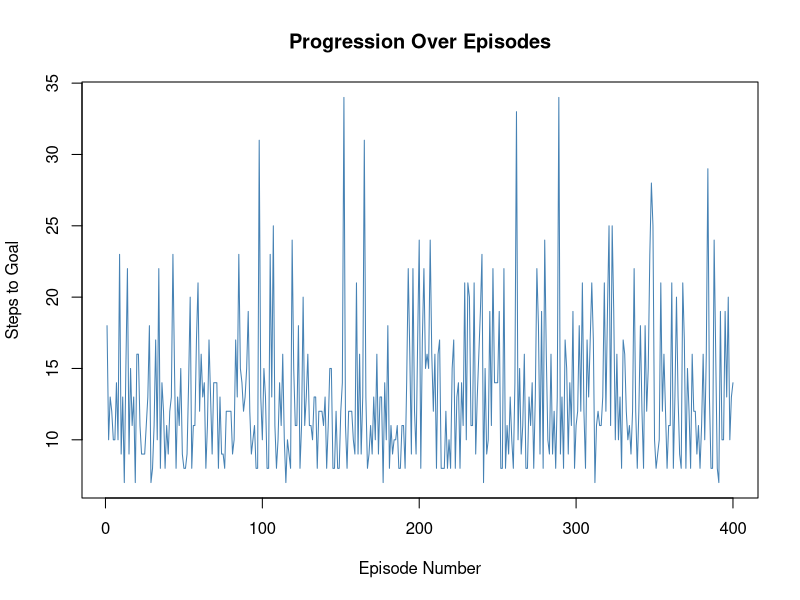
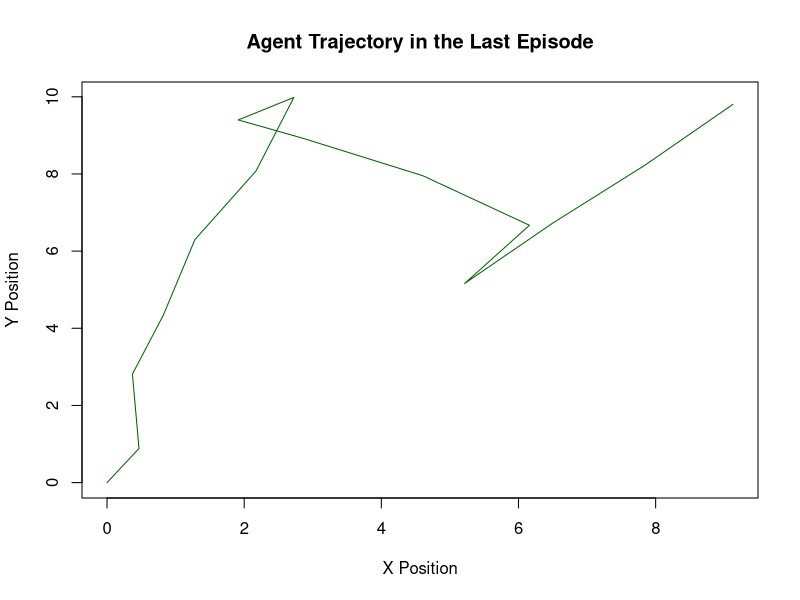
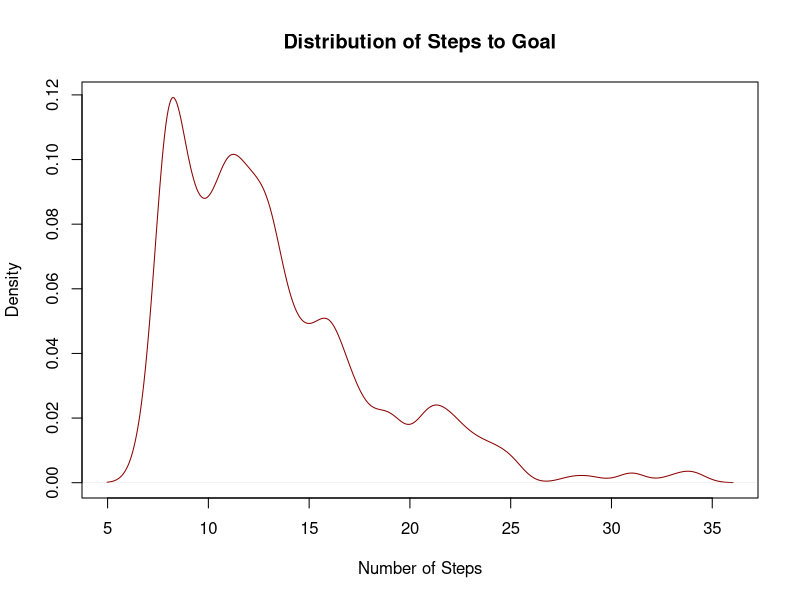
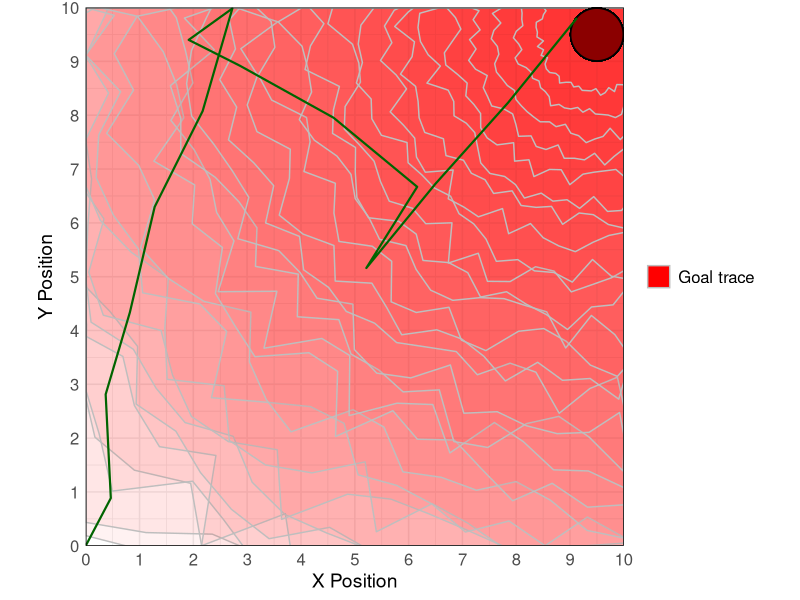

Reproduce these figures in R, in order. (Note: this script raises an error after producing the figures.)
#-----------------------------------------------------------------------------
# GOAL PURSUIT VIA TRACES
#-----------------------------------------------------------------------------

#Setup and Package Loading ----
if (!require('ggplot2')) install.packages('ggplot2'); library('ggplot2')
if (!require('dplyr')) install.packages('dplyr'); library('dplyr')
if (!require('tibble')) install.packages('tibble'); library('tibble')
if (!require('ggforce')) install.packages('ggforce'); library('ggforce')

#Set language to English for consistent output
Sys.setenv(LANG = "en")

#Helper Functions ----

#Bound Gain Values Between 0 and 1
#
#Used to control angle drift in movement.
gain_function <- function(x) {
  rate <- -log10(0.2)  
  1 - exp(-rate * x)
}

#Check Path-Goal Intersection
#
#Determines if a path segment intersects with the circular goal area
#...using geometric calculations to determine the end of a goal-pursuit episode
#prev_x and prev_y are previous position coordinates
#current_x and current_y are current position coordinates
#goal_x and goal_y are goal position coordinates
#goal_radius represents the radius of the goal area
#Returns logical value indicating whether path intersects goal
path_cross_goal <- function(prev_x, prev_y, current_x, current_y, goal_x, goal_y, goal_radius) {
  dx <- current_x - prev_x
  dy <- current_y - prev_y
  fx <- prev_x - goal_x
  fy <- prev_y - goal_y
  
  a <- dx * dx + dy * dy
  if (a == 0) return(FALSE)
  
  b <- 2 * (fx * dx + fy * dy)
  c <- fx * fx + fy * fy - goal_radius * goal_radius
  
  discriminant <- b * b - 4 * a * c
  if (discriminant < 0) {
    return(FALSE)
  } else {
    discriminant <- sqrt(discriminant)
    t1 <- (-b - discriminant) / (2 * a)
    t2 <- (-b + discriminant) / (2 * a)
    if ((t1 >= 0 && t1 <= 1) || (t2 >= 0 && t2 <= 1)) {
      return(TRUE)
    }
  }
  return(FALSE)
}

#Create Blob-like Shapes
#
#Generates irregular circular shapes by adding random variation to radius.
#Used to create environmental cues.
#x and y are center coordinates of the blob
#size represents the base size of the blob
#points represents the number of points to use in blob construction
#Returns a data frame with blob irregular polygon coordinates
create_blob <- function(x, y, size, points = 80) {
  angle <- seq(0, 2 * pi, length.out = points)
  radius <- size * (1 + 0.15 * runif(points))
  data.frame(
    x = x + radius * cos(angle),
    y = y + radius * sin(angle),
    center_x = x,
    center_y = y
  )
}

#Point in Polygon Test
# 
#Implements ray-casting algorithm to determine if a point lies within a 
#...polygon to determine if the agent is sensing a cue
#x and y are the agent's coordinates
#polygon is the data frame containing polygon parameters
#Returns a logical value indicating whether point is inside a certain polygon
point_in_polygon <- function(x, y, polygon) {
  n <- nrow(polygon)
  inside <- FALSE
  j <- n
  for (i in 1:n) {
    xi <- polygon$x[i]
    yi <- polygon$y[i]
    xj <- polygon$x[j]
    yj <- polygon$y[j]
    intersect <- ((yi > y) != (yj > y)) && (x < (xj - xi) * (y - yi) / (yj - yi) + xi)
    if (intersect) inside <- !inside
    j <- i
  }
  return(inside)
}

#Initial Parameters and Environment Setup ----

initial_step_length <- 1 #Determines the default length of agent's displacements
goal_x <- 9.5            #Goal center location X
goal_y <- 9.5            #Goal center location Y
goal_radius <- sqrt(0.75 / pi)  #Goal area radius
boundary_min <- 0        #Environment boundaries
boundary_max <- 10
tail_length <- 2         #Visual trail length

#Blob (environmental cue) setup
num_blobs <- 30
blob_sizes <- seq(from = 1, to = 12, length.out = 30)

#Position blobs
blob_x <- rep(goal_x, num_blobs) #Cues around the goal
blob_y <- rep(goal_y, num_blobs)

#Main Simulation Loop ----
steps_count_per_iteration <- vector()  #Store steps per episode
loops <- 400                           #Number of episodes

#Progress bar setup
pb <- txtProgressBar(min = 0,
                     max = loops,
                     style = 3,
                     width = 100,
                     char = "=")

set.seed(1401)  #Set random seed for reproducibility

#Iterate through specified number of episodes
for (i in 1:loops) {
  setTxtProgressBar(pb, i)  #Update progress bar
  
  #Create different set of random environmental cues (blobs) each episode
  blobs <- lapply(1:num_blobs, function(i) {
    create_blob(blob_x[i], blob_y[i], blob_sizes[i])
  })
  
  #Initialize episode starting conditions
  current_x <- boundary_min
  current_y <- boundary_min
  prev_cue <- 0              #Previous cue intensity
  prev_nf <- 0               #Previous negative feature count
  angle <- 0                 #Initial movement angle
  
  #Initialize data storage for current episode
  steps <- tibble(
    step = integer(),          #Step number
    x = numeric(),             #X position
    y = numeric(),             #Y position
    length = numeric(),        #Intended step length
    abs_angle = numeric(),     #Absolute angle (intended)
    rel_angle = numeric(),     #Relative angle change (intended)
    collision = logical(),     #Boundary collision flag
    true_length = numeric(),   #Actual step length after bouncing (if any)
    true_angle = numeric(),    #Actual movement angle after bouncing (if any)
    true_angle_r = numeric(),  #Relative true angle
    trace = numeric(),     #Proxy cue intensity (number of goal-related blobs)
    gain_trace = numeric(),
    aff = character(),         #Affective valence (approach/avoid)
    gain_trans = numeric()     #Adaptive gain transformed into proportion of angle constraint
  )
  
  #Initialize position tracking
  previous_x <- current_x
  previous_y <- current_y
  
  #Displacement Loop: Continue until goal is reached
  while (!path_cross_goal(previous_x, previous_y, current_x, current_y, goal_x, goal_y, goal_radius)) {
    #Update position tracking
    previous_x <- current_x
    previous_y <- current_y
    
    #Count proxy cues at current position
    inside_blobs <- sapply(1:num_blobs, function(i) {
      point_in_polygon(current_x, current_y, blobs[[i]])
    })
    inside_blob_count <- sum(inside_blobs)
    
    #Store cue encounters and calculate changes in environmental information
    gain <- (inside_blob_count - prev_cue)
    
    #Calculate combined gain and determine movement parameters
    gain_comp <- gain #* V #+ gain_nf * Vnf    #Combined gain from all features
    gain_f <- gain_function(abs(gain_comp))  #Transform gain for angle constraint
    
    #Determine affective state based on gain
    aff <- if (gain_comp < 0) pi else 0      #pi = avoid, 0 = approach
    
    #Update movement angle based on gain and affective state
    angle <- angle + runif(1, -pi*(1-gain_f)+aff, pi*(1-gain_f)+aff)
    
    #Calculate step length based on information gain
    length <- initial_step_length + log10(initial_step_length+(gain_f/0.1))
    
    #Calculate next position
    next_x <- current_x + length * cos(angle)
    next_y <- current_y + length * sin(angle)
    
    #Handle boundary collisions
    collision <- FALSE
    if (next_x < boundary_min) {
      next_x <- boundary_min + (boundary_min - next_x)
      collision <- TRUE
    } else if (next_x > boundary_max) {
      next_x <- boundary_max - (next_x - boundary_max)
      collision <- TRUE
    }
    
    if (next_y < boundary_min) {
      next_y <- boundary_min + (boundary_min - next_y)
      collision <- TRUE
    } else if (next_y > boundary_max) {
      next_y <- boundary_max - (next_y - boundary_max)
      collision <- TRUE
    }
    
    #Update current position
    current_x <- next_x
    current_y <- next_y
    
    #Calculate bounded angle for display (0 to 2π)
    bound_angle <- if (angle < 0) {
      2*pi + sign(angle)*acos(cos(angle))
    } else {
      acos(cos(angle))
    }
    
    #Calculate true displacement length
    true_length <- sqrt((current_x - previous_x)^2 + (current_y - previous_y)^2)
    
    #Calculate true movement angle
    if (current_x != previous_x) {
      delta_y <- current_y - previous_y
      delta_x <- current_x - previous_x
      angle <- atan2(delta_y, delta_x)
    } else {
      angle <- if (current_y > previous_y) pi/2 else 3*pi/2
    }
    
    true_angle_ <- if (angle < 0) {
      2*pi + sign(angle)*acos(cos(angle))
    } else {
      acos(cos(angle))
    }
    
    #Record current step data
    new_step <- tibble(
      step = nrow(steps) + 1,
      x = current_x,
      y = current_y,
      length = length,
      abs_angle = bound_angle * (180 / pi),
      rel_angle = ifelse(nrow(steps) > 0, 
                         bound_angle * (180 / pi) - steps$abs_angle[nrow(steps)], 
                         NA),
      collision = collision,
      true_length = true_length,
      true_angle = true_angle_ * (180 / pi),
      true_angle_r = ifelse(nrow(steps) > 0, 
                            (true_angle_ * (180 / pi)) - steps$true_angle[nrow(steps)], 
                            NA),
      trace = inside_blob_count,
      gain_trace = gain,
      aff = case_when(
        aff == 0 ~ "app",
        aff == pi ~ "av",
        TRUE ~ as.character(aff)
      ),
      #Adaptive gain transformed into proportion of angle constraint
      gain_trans = gain_f 
    )
    
    #Update step record
    steps <- bind_rows(steps, new_step)
    
    #Update tracking variables for next iteration
    prev_cue <- inside_blob_count
  }

  #Store episode performance metric
  steps_count_per_iteration[i] <- nrow(steps)
}

#Adjust the outcome data frame to enhance readability and facilitate inspection
steps$trace <- c(steps$trace[-1], 30)
steps$aff <- c(steps$aff[-1], NA)
steps$gain_trans <- c(steps$gain_trans[-1], NA)
steps$gain_trans <- format(steps$gain_trans, scientific = FALSE)

#Basic inspection of the output

#Visualize the temporal progression of steps per episode, which should be
#... fairly stationary
plot(steps_count_per_iteration, type = "l",
     main = "Progression Over Episodes",
     xlab = "Episode Number",
     ylab = "Steps to Goal",
     col = "steelblue")

#Calculate the typical performance metric using median
typical_performance <- median(steps_count_per_iteration)
print(paste("Typical steps per episode:", typical_performance))

#Find an episode that represents typical performance
#We look for the episode with steps count closest to but lower than
#...the median (507 steps) to illustrate a representative pattern
representative_episode <- which(steps_count_per_iteration == 
                                  min(steps_count_per_iteration[steps_count_per_iteration > typical_performance]))
print(paste("Representative episode number:", representative_episode))

#Plot the agent's path during the last episode
plot(c(0, steps$x), c(0, steps$y), type = "l",
     main = "Agent Trajectory in the Last Episode",
     xlab = "X Position",
     ylab = "Y Position",
     col = "darkgreen")

#Create a density plot of steps per episode
plot(density(steps_count_per_iteration, adjust = 0.5),
     main = "Distribution of Steps to Goal",
     xlab = "Number of Steps",
     ylab = "Density",
     col = "darkred")

#Store the vector containing the distribution of steps per episode
steps_trace <- steps_count_per_iteration

#-----------------------------------------------------------------------------
# VISUALIZATION
#-----------------------------------------------------------------------------

#To generate the trajectory plot shown in Figure 1:
#Set loops <- 396 to capture the representative episode
#Execute until the simulation loop (stopping before the analysis section)
#Run the command below to store the agent's path

rep_episode_trace <- steps

#Prepare data for plotting
blob_plot_data <- do.call(rbind, lapply(1:num_blobs, function(i) {
  blob <- blobs[[i]]
  blob$id <- num_blobs - i + 1  # Reverse the id numbering
  blob
}))

#Clip blobs to the visible region [0, 10]
blob_plot_data <- blob_plot_data %>%
  arrange(id) %>%  
  mutate(
    x = pmax(pmin(x, 10), 0),  #Constrain x within [0, 10]
    y = pmax(pmin(y, 10), 0)   #Constrain y within [0, 10]
  )

#Create first row with appropriate values for all columns
new_row <- tibble(
  step = 0,           
  x = 0,              #Starting x position
  y = 0,              #Starting y position
  length = NA,         
  abs_angle = NA,      
  rel_angle = NA,     
  collision = NA,  
  true_length = NA,   
  true_angle = NA,     
  true_angle_r = NA,  
  trace = NA,     
  gain_trace = NA,
  aff = NA,      
  gain_trans = NA      
)

#Combine the new row with existing data
rep_episode_trace <- bind_rows(new_row, rep_episode_trace)

#Plot blobs and agent position with goal trace
agent_path_trace <- ggplot(blob_plot_data, aes(x = x, y = y, group = id)) +
  geom_polygon(aes(fill = "Goal trace"), alpha = 0.05, color = "gray") +  
  geom_circle(aes(x0 = goal_x, y0 = goal_y, r = goal_radius), fill = "red4", alpha = 1) +
  #Add agent displacement path
  geom_path(data = rep_episode_trace, aes(x = x, y = y, group = 1), 
            color = "darkgreen", alpha = 1, size = 0.75) +
  scale_x_continuous(limits = c(0, 10), breaks = seq(0, 10, 1), expand = c(0, 0)) +
  scale_y_continuous(limits = c(0, 10), breaks = seq(0, 10, 1), expand = c(0, 0)) +
  theme_minimal() +
  theme(
    axis.text.x = element_text(size = 12),
    axis.text.y = element_text(size = 12),
    axis.title.x = element_text(size = 14),
    axis.title.y = element_text(size = 14),
    panel.border = element_rect(color = "black", fill = NA, size = 0.5),
    legend.text = element_text(size = 12),
    legend.title = element_blank()
  ) +
  labs(
    x = "X Position", 
    y = "Y Position"
  ) +
  scale_fill_manual(
    values = c("Goal trace" = "red"),
    guide = guide_legend(override.aes = list(alpha = 1))
  ) +
  coord_fixed()

print(agent_path_trace)
#Recommended dimensions: 800 × 650 pixels

#Comparison of numer of steps distribution in unguided and trace conditions

#Raw data
ggplot() +
  geom_density(aes(x = steps_unguided, fill = "Unguided"), alpha = 0.5) +
  geom_density(aes(x = steps_trace, fill = "With Trace"), alpha = 0.5) +
  labs(x = "Number of Steps", y = "Density") +
  theme_minimal()

#Log scale
unguided_trace_dist <- ggplot() +
  geom_density(aes(x = steps_unguided, fill = "Unguided"), alpha = 0.5) +
  geom_density(aes(x = steps_trace, fill = "With Trace"), alpha = 0.3) +
  scale_x_log10(
    limits = c(5, 4000), 
    breaks = c(0.1, 1:9, 10*(1:9), 100*(1:10), 2000, 3000, 4000)
  ) +
  labs(
    x = "Number of Steps to Attain Goal (log scale)", 
    y = "Density", 
    fill = "Condition"
  ) +
  theme_minimal(base_size = 20) + # Globally doubles text size
  theme(
    panel.grid = element_blank(),
    axis.text.y = element_blank(),
    panel.border = element_rect(color = "black", fill = NA, size = 0.5),
    legend.position = c(0.8, 0.8),
    legend.background = element_rect(fill = "white", color = "black", size = 0.2),
    legend.margin = margin(6, 6, 6, 6),
    axis.title = element_text(size = 15),      
    axis.text = element_text(size = 7),        
    legend.title = element_text(size = 12),    
    legend.text = element_text(size = 10)      
  ) +
  scale_fill_manual(values = c("Unguided" = "gray", "With Trace" = "red"))

print(unguided_trace_dist)
#Recommended dimensions: 1500 × 650 pixels

#Continue by running script number 3
